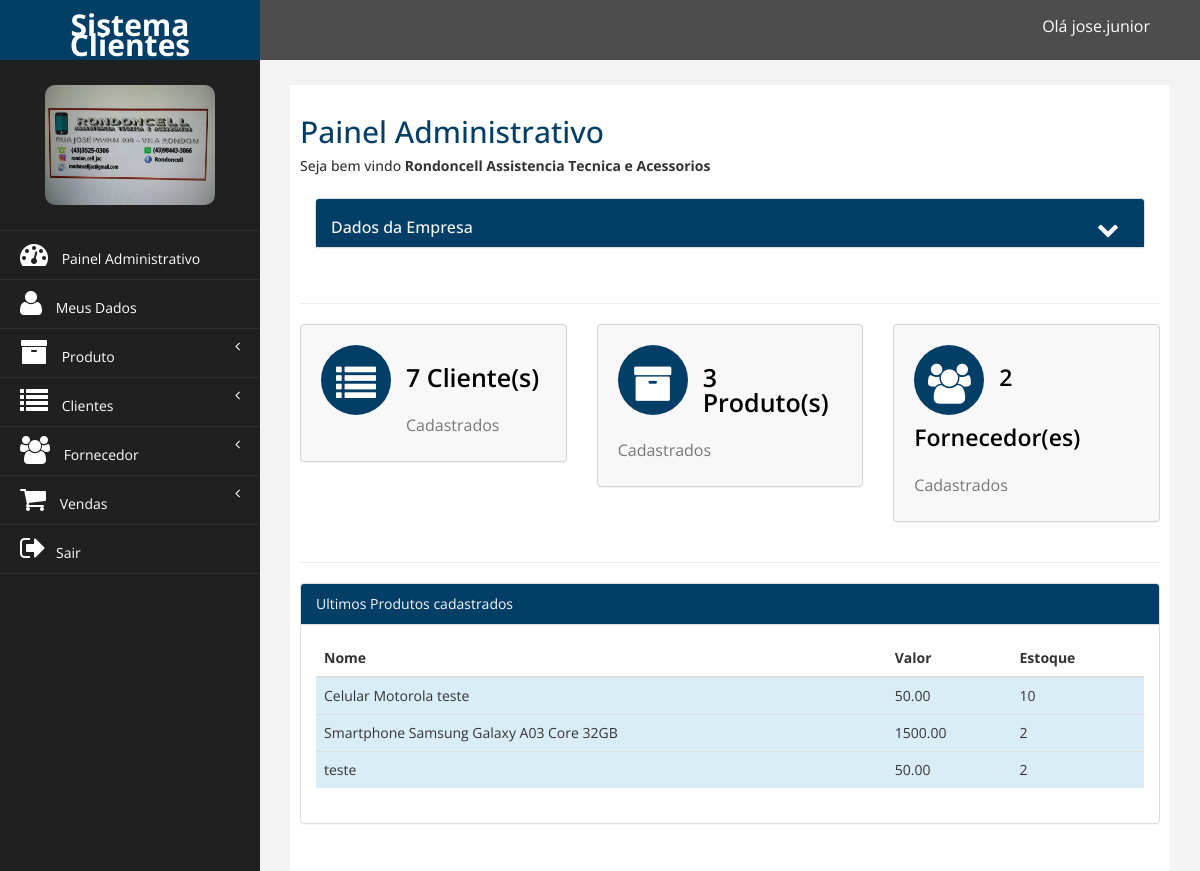
/financeiro/index.php (signed in), run on the app's committed database.
### tables this page shows
CREATE TABLE `tb_produto` (
  `id_produto` int NOT NULL AUTO_INCREMENT,
  `cod_produto` varchar(100) NOT NULL,
  `nome_produto` varchar(100) NOT NULL,
  `descricao_produto` varchar(250) NOT NULL,
  `valor_produto` decimal(10,2) NOT NULL,
  `data_cadastro` date NOT NULL,
  `estoque` int NOT NULL,
  `id_funcionario` int NOT NULL,
  `id_fornecedor` int NOT NULL,
  `id_categoria` int NOT NULL,
  `id_subCategoria` int NOT NULL,
  PRIMARY KEY (`id_produto`),
  KEY `fk_tb_produto_tb_funcionario1_idx` (`id_funcionario`),
  KEY `fk_tb_produto_tb_fornecedor1_idx` (`id_fornecedor`),
  KEY `fk_tb_produto_1_idx` (`id_categoria`),
  KEY `fk_tb_produto_2_idx` (`id_subCategoria`),
  CONSTRAINT `fk_tb_produto_1` FOREIGN KEY (`id_categoria`) REFERENCES `tb_categoria` (`id_categoria`),
  CONSTRAINT `fk_tb_produto_2` FOREIGN KEY (`id_subCategoria`) REFERENCES `tb_sub_categoria` (`id_subCategoria`),
  CONSTRAINT `fk_tb_produto_tb_fornecedor1` FOREIGN KEY (`id_fornecedor`) REFERENCES `tb_fornecedor` (`id_fornecedor`),
  CONSTRAINT `fk_tb_produto_tb_funcionario1` FOREIGN KEY (`id_funcionario`) REFERENCES `tb_funcionario` (`id_funcionario`)
);

### DAO/PrincipalDAO.php (called while the page is built, shortened)
<?php
class PrincipalDAO extends Conexao{
public function GetProduto(){
    $conexao = parent::retornaConexao();
    $comando_sql = ("Select
                        count(id_produto) as id_produto from tb_produto");
    $sql = $conexao->prepare($comando_sql);
    $sql->execute();
    $ret = $sql->fetchAll();
    return $ret;
}
public function GetFornecedor(){
    $conexao = parent::retornaConexao();
    $comando_sql = ("Select
                        count(id_fornecedor) as id_fornecedor from tb_fornecedor");
    $sql = $conexao->prepare($comando_sql);
    $sql->execute();
    $ret = $sql->fetchAll();
    return $ret;
}
public function GetEmpresa(){
    $conexao = parent::retornaConexao();
    $comando_sql = ("Select
                        count(id_empresa) as id_empresa, nome_empresa, cnpj_empresa, descricao_empresa, data_abertura
                    from tb_empresa");
    $sql = $conexao->prepare($comando_sql);
    $sql->execute();
    $ret = $sql->fetchAll();
    return $ret;
}
public function GetClientes(){
    $conexao = parent::retornaConexao();
    $comando_sql = ("Select Count(*) as total from tb_cliente");
    $sql = $conexao->prepare($comando_sql);
    $sql->execute();
    $ret = $sql->fetchAll();
    return $ret;
}
}

### DAO/ProdutoDAO.php (called while the page is built, shortened)
<?php
class ProdutoDAO extends Conexao{
public function ConsultarProduto(){
    $conexao = parent::retornaConexao();
    $comando_sql = 'Select id_produto, cod_produto, nome_produto, descricao_produto,
                        valor_produto, data_cadastro, estoque, tb_produto.id_categoria,
                        nome_categoria, nome_subcategoria, nome_fornecedor
                    from tb_produto
                    inner join tb_fornecedor on
                        tb_produto.id_fornecedor = tb_fornecedor.id_fornecedor
                    inner join tb_categoria on
                        tb_produto.id_categoria = tb_categoria.id_categoria
                    inner join tb_sub_categoria on
                        tb_produto.id_subCategoria = tb_sub_categoria.id_subCategoria';
    $sql = $conexao->prepare($comando_sql);
    $sql->execute();
    return $sql->fetchAll(PDO::FETCH_ASSOC);
}
}

### financeiro/index.php (the view, shortened to what this page needs)
<?php
require_once '../DAO/PrincipalDAO.php';
require_once '../DAO/ProdutoDAO.php';
$objResult = new PrincipalDAO();
$objProd = new ProdutoDAO();
$retCliente = $objResult->GetClientes();
$retEmpresa = $objResult->GetEmpresa();
$produto = $objResult->GetProduto();
$fornecedores = $objResult->GetFornecedor();
$produtos = $objProd->ConsultarProduto();
?>
<!DOCTYPE html>
<html xmlns="http://www.w3.org/1999/xhtml">
<?php include_once('_head.php'); ?>
<body>
    <div id="wrapper">
        <?php include_once('_topo.php'); ?>
        <?php include_once('_menu.php'); ?>
        <div id="page-wrapper">
            <div id="page-inner">
                <div class="row">
                    <div class="col-md-12">
                        <?php foreach ($retEmpresa as $key => $value) { ?>
                            <h2>Painel Administrativo</h2>
                            <h5>Seja bem vindo <strong><?= $value['nome_empresa'] ?></strong></h5>
                        <?php } ?>
                    </div>
                </div>
                <div class="row" >
                    <div class="col-md-12">
                        <div class="panel-body">
                            <div class="panel-group" id="accordion">
                                <div class="panel panel-default">
                                    <div class="panel-heading">
                                        <h4 class="panel-title" style="text-decoration: none;">
                                            <a data-toggle="collapse" data-parent="#accordion" href="#collapseOne" class="collapsed">Dados da Empresa<i title="Exibir dados Empresa" style="font-size: 22px;float: right; padding:0px 10px" class="fa fa-chevron-down"></i></a>
                                        </h4>
                                    </div>
                                </div>
                            </div>
                        </div>
                    </div>
                </div>
                <hr />
                <div class="row">
                    <div class="col-md-4 col-sm-6 col-xs-6">
                        <div id="PainelAdmin" class="panel panel-back noti-box">
                            <span style="background-color: #023e66;" class="icon-box bg-color-red set-icon">
                                <i class="fa fa-list"></i>
                            </span>
                            <div class="text-box">
                                <?php foreach ($retCliente as $key => $value) { ?>
                                    <a style="color:black;text-decoration-line: none;" href="consultar_cliente.php">
                                        <p class="main-text"><?= $value['total'] . " Cliente(s)" ?></p>
                                        <p class="text-muted">Cadastrados</p>
                                    </a>
                                <?php } ?>
                            </div>
                        </div>
                    </div>
                    <div class="col-md-4 col-sm-6 col-xs-6">
                        <div id="PainelAdmin" class="panel panel-back noti-box">
                            <span style="background-color: #023e66;" class="icon-box bg-color-red set-icon">
                                <i class="fa fa-archive"></i>
                            </span>
                            <div class="text-box">
                                <?php foreach ($produto as $prod) { ?>
                                    <a style="color:black;text-decoration-line: none;" href="consultar_produto.php">
                                        <p class="main-text"><?= $prod['id_produto'] . " Produto(s)" ?></p>
                                        <p class="text-muted">Cadastrados</p>
                                    </a>
                                <?php } ?>
                            </div>
                        </div>
                    </div>
                    <div class="col-md-4 col-sm-6 col-xs-6">
                        <div id="PainelAdmin" class="panel panel-back noti-box">
                            <span style="background-color: #023e66;" class="icon-box bg-color-red set-icon">
                                <i class="fa fa-group"></i>
                            </span>
                            <div class="text-box">
                                <?php foreach ($fornecedores as $forn) { ?>
                                    <a style="color:black;text-decoration-line: none;" href="consultar_fornecedor.php">
                                        <p style="font-size:23px" class="main-text"><?= $forn['id_fornecedor'] . " Fornecedor(es)" ?></p>
                                        <p class="text-muted">Cadastrados</p>
                                    </a>
                                <?php } ?>
                            </div>
                        </div>
                    </div>
                </div>
                <hr />
                <div class="row">
                    <div class="col-md-12" style="float:right">
                        <div class="panel panel-default">
                            <div class="panel-heading">
                                Ultimos Produtos cadastrados
                            </div>
                            <div class="panel-body">
                                <div class="table-responsive">
                                    <table class="table">
                                        <thead>
                                            <tr>
                                                <th>Nome</th>
                                                <th>Valor</th>
                                                <th>Estoque</th>
                                            </tr>
                                        </thead>
                                        <tbody>
                                            <?php for ($i = 0; $i < count($produtos); $i++) { ?>
                                                <tr class="info">
                                                    <td><?= $produtos[$i]['nome_produto'] ?></td>
                                                    <td><?= $produtos[$i]['valor_produto'] ?></td>
                                                    <td><?= $produtos[$i]['estoque'] ?></td>
                                                </tr>
                                            <?php } ?>
                                        </tbody>
                                    </table>
                                </div>
                            </div>
                        </div>
                    </div>
                </div>
            </div>
        </div>
    </div>
</body>
</html>

### financeiro/assets/css/custom.css (style rules this page uses)
body { font-family: 'Open Sans', sans-serif; }
#wrapper { width: 100%; background:#202020; }
#page-wrapper { padding: 15px 15px; min-height: 600px; background:#F3F3F3; }
#page-inner { width:100%; margin:10px 20px 10px 0px; background-color:#fff!important; padding:10px; min-height:1200px; }
h2 { color: #023e66; }
h4 { padding-top:10px; }
p { font-size:16px; line-height:25px; padding-top:20px; }
.panel-back { background-color:#F8F8F8; }
.noti-box { min-height: 100px; padding: 20px; }
.noti-box .icon-box { display: block; float: left; margin: 0 15px 10px 0; width: 70px; height: 70px; line-height: 75px; vertical-align: middle; text-align: center; font-size: 40px; }
.text-box p { margin: 0 0 3px; }
.main-text { font-size: 25px; font-weight:600; }
.set-icon { -webkit-border-radius: 50px; -moz-border-radius: 50px; border-radius: 50px; }
.bg-color-red { background-color: #DB0630; color: #fff; }
@media (min-width:768px) { #page-wrapper { margin: 0 0 0 260px; padding: 15px 30px; min-height: 1200px; } }

### financeiro/index.php (style rules this page uses)
#PainelAdmin { border-color: #D3D3D3; border-style: solid 1px; color: black; }

### data on the page
tb_produto: nome_produto "Celular Motorola teste", valor_produto "50.00", estoque "10"
tb_produto: nome_produto "Smartphone Samsung Galaxy A03 Core 32GB", valor_produto "1500.00", estoque "2"
tb_produto: nome_produto "teste", valor_produto "50.00", estoque "2"

### other printed values
$nome "jose.junior"
$value['nome_empresa'] "Rondoncell Assistencia Tecnica e Acessorios"
$value['total'] "7"
$prod['id_produto'] "3"
$forn['id_fornecedor'] "2"
